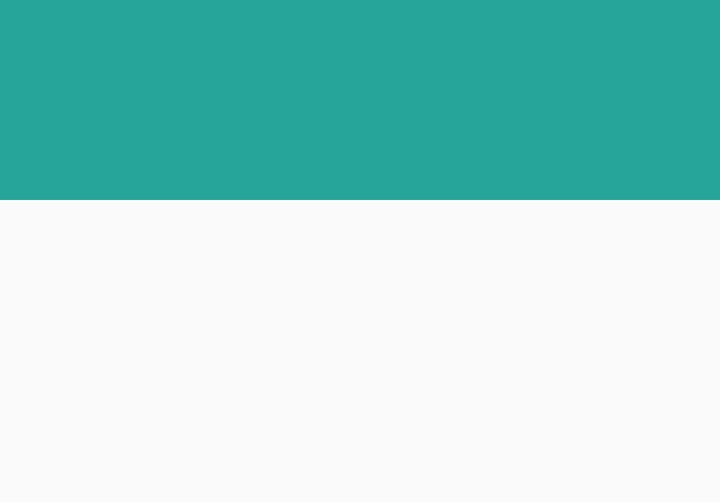
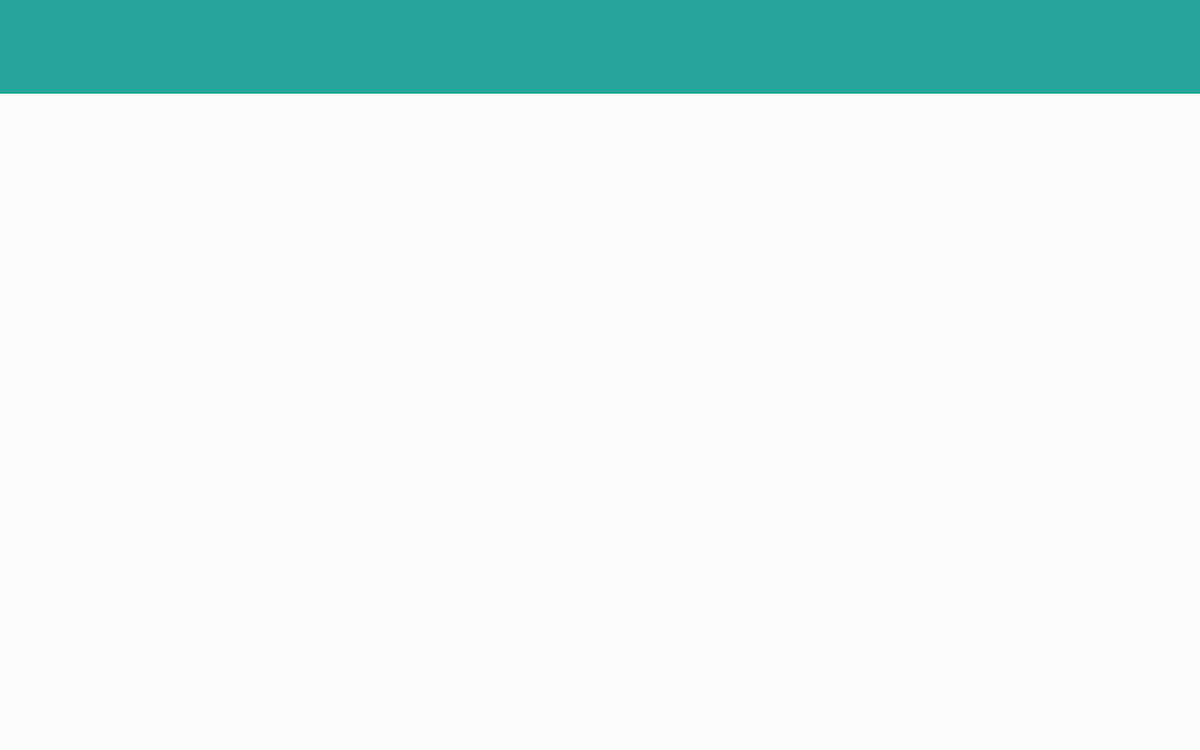

Two renders of one Android screen. The first uses the default layout on a phone; the second uses the alternative layout the repository ships for a different screen configuration, on a matching device. The two XML files are below.
<!-- AndroidManifest.xml: application theme AppTheme -->
<!-- res/layout/activity_detail.xml -->
<?xml version="1.0" encoding="utf-8"?>
<ScrollView xmlns:android="http://schemas.android.com/apk/res/android"
    xmlns:tools="http://schemas.android.com/tools"
    android:layout_width="wrap_content"
    android:layout_height="wrap_content"
    tools:context="com.prmallela.android.popularmovies.DetailActivity">

    <RelativeLayout
        android:layout_width="match_parent"
        android:layout_height="wrap_content">

        <TextView
            android:layout_width="match_parent"
            android:layout_height="@dimen/Title_Height"
            android:gravity="center_vertical"
            android:id="@+id/dtitle"
            android:textSize="@dimen/Title_Text_Size"
            android:paddingLeft="@dimen/Title_Padding_Left"
            android:paddingRight="@dimen/Title_Padding_Right"
            android:textColor="@color/white"
            android:background="@color/titleBackground" />


        <ImageView
            android:layout_width="wrap_content"
            android:layout_height="wrap_content"
            style="@style/MovieItemPadding"
            android:id="@+id/dimageview"
            android:src="@drawable/sample"
            android:scaleType="centerCrop"
            android:layout_gravity="center"
            android:layout_marginTop="@dimen/imageMarginTop"
            android:layout_below="@+id/dtitle"
            android:layout_alignParentLeft="true"
            android:layout_alignParentStart="true" />


        <TextView
            android:layout_width="wrap_content"
            android:layout_height="wrap_content"
            style="@style/MovieItemPadding"
            android:id="@+id/drelease"
            android:layout_marginLeft="@dimen/release_PMarginStart_Left"
            android:layout_marginStart="@dimen/release_PMarginStart_Left"
            android:layout_marginTop="@dimen/release_MarginTop"
            android:layout_toRightOf="@id/dimageview"
            android:textAppearance="?android:attr/textAppearanceLarge"/>

        <TextView
            android:layout_width="wrap_content"
            android:layout_height="wrap_content"
            style="@style/MovieItemPadding"
            android:id="@+id/drating"
            android:layout_marginLeft="@dimen/rating_PMarginLeftStart"
            android:layout_marginStart="@dimen/rating_PMarginLeftStart"
            android:layout_marginTop="@dimen/rating_PMarginTop"
            android:layout_toRightOf="@id/dimageview"
            android:textAppearance="?android:attr/textAppearanceSmall"/>

        <TextView
            android:layout_width="wrap_content"
            android:layout_height="wrap_content"
            style="@style/MovieItemPadding"
            android:id="@+id/doverview"
            android:layout_marginTop="@dimen/overview_MarginTop"
            android:layout_below="@id/dimageview"
            android:textAppearance="?android:attr/textAppearanceMedium"/>




    </RelativeLayout>
</ScrollView>
<!-- resources referenced by this layout -->
<resources>
  <color name="titleBackground">#26A69A</color>
  <color name="white">#FFFFFF</color>
  <dimen name="Title_Height">100dp</dimen>
  <dimen name="Title_Padding_Left">10dp</dimen>
  <dimen name="Title_Padding_Right">10dp</dimen>
  <dimen name="Title_Text_Size">35sp</dimen>
  <dimen name="imageMarginTop">20dp</dimen>
  <dimen name="overview_MarginTop">20dp</dimen>
  <dimen name="rating_PMarginLeftStart">30dp</dimen>
  <dimen name="rating_PMarginTop">200dp</dimen>
  <dimen name="release_MarginTop">150dp</dimen>
  <dimen name="release_PMarginStart_Left">30dp</dimen>
  <style name="MovieItemPadding">
          <item name="android:paddingLeft">@dimen/activity_horizontal_margin</item>
          <item name="android:paddingRight">@dimen/activity_horizontal_margin</item>
          <item name="android:paddingTop">@dimen/activity_vertical_margin</item>
          <item name="android:paddingBottom">@dimen/activity_vertical_margin</item>
      </style>
  <style name="AppTheme" parent="Theme.AppCompat.Light.DarkActionBar">
          
          <item name="colorPrimary">@color/colorPrimary</item>
          <item name="colorPrimaryDark">@color/colorPrimaryDark</item>
          <item name="colorAccent">@color/colorAccent</item>
      </style>
  <dimen name="activity_horizontal_margin">16dp</dimen>
  <dimen name="activity_vertical_margin">16dp</dimen>
  <color name="colorPrimary">#000000</color>
  <color name="colorPrimaryDark">#000000</color>
  <color name="colorAccent">#000000</color>
</resources>
<!-- res/layout-xlarge/activity_detail.xml (the repository's variant of the layout above) -->
<!-- drawn on a large tablet held sideways -->
<?xml version="1.0" encoding="utf-8"?>
<ScrollView xmlns:android="http://schemas.android.com/apk/res/android"
    xmlns:tools="http://schemas.android.com/tools"
    android:layout_width="match_parent"
    android:layout_height="match_parent"
    tools:context="com.prmallela.android.popularmovies.DetailActivity">

<RelativeLayout
    android:layout_width="match_parent"
    android:layout_height="wrap_content">

        <TextView
            android:layout_width="match_parent"
            android:layout_height="@dimen/Title_Height"
            android:gravity="center_vertical"
            android:id="@+id/dtitle"
            android:textSize="@dimen/Title_Text_Size"
            android:padding="@dimen/title_land_padding"
            android:textColor="@color/white"
            android:background="@color/titleBackground" />


    <ImageView
        android:layout_width="wrap_content"
        android:layout_height="wrap_content"
        style="@style/MovieItemPadding"
        android:id="@+id/dimageview"
        android:src="@drawable/sample"
        android:scaleType="centerCrop"
        android:layout_gravity="center"
        android:layout_below="@+id/dtitle"
        android:layout_alignParentLeft="true"
        android:layout_marginTop="@dimen/imageMarginTop"/>


    <TextView
        android:layout_width="wrap_content"
        android:layout_height="wrap_content"
        style="@style/MovieItemPadding"
        android:id="@+id/drelease"
        android:layout_marginLeft="@dimen/release_MarginLeftStart"
        android:layout_marginStart="@dimen/release_MarginLeftStart"
        android:layout_marginTop="@dimen/releaseL_MarginTop"
        android:layout_toRightOf="@id/dimageview"
        android:textSize="@dimen/release_XTextSize"
        android:textAppearance="?android:attr/textAppearanceLarge"/>

    <TextView
        android:layout_width="wrap_content"
        android:layout_height="wrap_content"
        style="@style/MovieItemPadding"
        android:id="@+id/drating"
        android:layout_marginLeft="@dimen/rating_LMarginLeftStart"
        android:layout_marginStart="@dimen/rating_LMarginLeftStart"
        android:layout_marginTop="@dimen/rating_LMarginTop"
        android:layout_toRightOf="@id/dimageview"
        android:textSize="28sp"
        android:textAppearance="?android:attr/textAppearanceSmall"/>

    <TextView
        android:layout_width="wrap_content"
        android:layout_height="wrap_content"
        style="@style/MovieItemPadding"
        android:id="@+id/doverview"
        android:layout_marginLeft="@dimen/overview_LMarginLeft"
        android:layout_marginStart="@dimen/overview_LMarginStart"
        android:layout_toRightOf="@id/dimageview"
        android:layout_below="@id/drating"
        android:textSize="@dimen/overview_XTextSize"
        android:textAppearance="?android:attr/textAppearanceMedium"/>




</RelativeLayout>
    </ScrollView>
<!-- resources referenced by the variant -->
<!-- as a large tablet held sideways resolves them -->
<resources>
  <color name="titleBackground">#26A69A</color>
  <color name="white">#FFFFFF</color>
  <dimen name="Title_Height">100dp</dimen>
  <dimen name="Title_Text_Size">35sp</dimen>
  <dimen name="imageMarginTop">20dp</dimen>
  <dimen name="overview_LMarginLeft">10dp</dimen>
  <dimen name="overview_LMarginStart">20dp</dimen>
  <dimen name="overview_XTextSize">26sp</dimen>
  <dimen name="rating_LMarginLeftStart">20dp</dimen>
  <dimen name="rating_LMarginTop">150dp</dimen>
  <dimen name="releaseL_MarginTop">100dp</dimen>
  <dimen name="release_MarginLeftStart">20dp</dimen>
  <dimen name="release_XTextSize">30sp</dimen>
  <dimen name="title_land_padding">10dp</dimen>
  <style name="MovieItemPadding">
          <item name="android:paddingLeft">@dimen/activity_horizontal_margin</item>
          <item name="android:paddingRight">@dimen/activity_horizontal_margin</item>
          <item name="android:paddingTop">@dimen/activity_vertical_margin</item>
          <item name="android:paddingBottom">@dimen/activity_vertical_margin</item>
      </style>
  <style name="AppTheme" parent="Theme.AppCompat.Light.DarkActionBar">
          
          <item name="colorPrimary">@color/colorPrimary</item>
          <item name="colorPrimaryDark">@color/colorPrimaryDark</item>
          <item name="colorAccent">@color/colorAccent</item>
      </style>
  <dimen name="activity_horizontal_margin">16dp</dimen>
  <dimen name="activity_vertical_margin">16dp</dimen>
  <color name="colorPrimary">#000000</color>
  <color name="colorPrimaryDark">#000000</color>
  <color name="colorAccent">#000000</color>
</resources>
